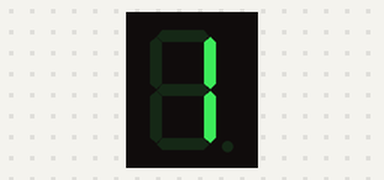
Bench run of a sketch on a simulated Arduino Uno, built with avr-gcc and run on an emulated ATmega328P. Parts: 1-digit seven-segment display. Wiring (inferred from the names in the program): 1-digit 7-segment display, segments lit when HIGH: segments pin 2, pin 3, pin 4, pin 5, pin 6, pin 7, pin 8, pin 9. The segment pins are drawn as the display they are named for.

Above: at 0.1 s.
At 0.5 s:
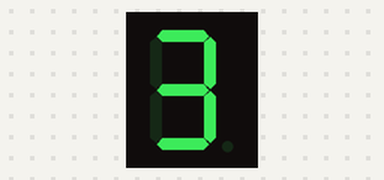
At 0.9 s:
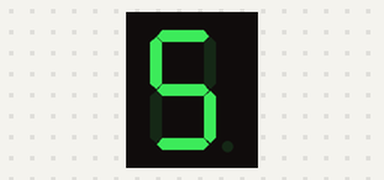
At 1.7 s:
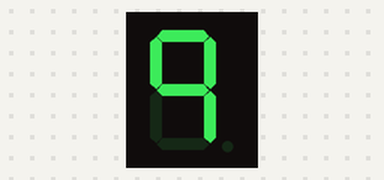
At 2.7 s:
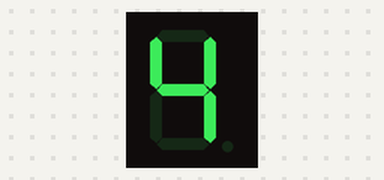
At 3.5 s:
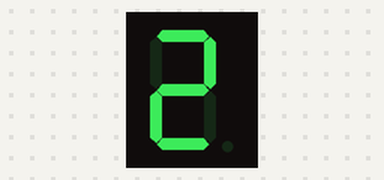

The sketch:

oppgave_20c_del_2.ino
```cpp
void setup() {
  // put your setup code here, to run once:
  pinMode(2, OUTPUT); //utgangen til Bein A
  pinMode(3, OUTPUT); //utgangen til Bein B
  pinMode(4, OUTPUT); //utgangen til Bein G
  pinMode(5, OUTPUT); //utgangen til Bein E
  pinMode(6, OUTPUT); //utgangen til Bein D
  pinMode(7, OUTPUT); //utgangen til Bein F
  pinMode(8, OUTPUT); //utgangen til Bein G
  pinMode(9, OUTPUT); //utgangen til Bein DP
}

void loop() {
  // put your main code here, to run repeatedly:
  for (int i = 1; i <= 8; i += 1) {
    switch (i) {
      case 0:
        tallviser (1, 1, 1, 1, 1, 1, 0); //displayer tallet 0
        break;
      case 1:
        tallviser (0, 1, 1, 0, 0, 0, 0); //displayer tallet 1
        break;
      case 2:
        tallviser (1, 1, 0, 1, 1, 0, 1); //displayer tallet 2
        break;
      case 3:
        tallviser (1, 1, 1, 1, 0, 0, 1); //displayer tallet 3
        break;
      case 4:
        tallviser (0, 1, 1, 0, 0, 1, 1); //displayer tallet 4
        break;
      case 5:
        tallviser (1, 0, 1, 1, 0, 1, 1); //displayer tallet 5
        break;
      case 6:
        tallviser (1, 0, 1, 1, 1, 1, 1); //displayer tallet 6
        break;
      case 7:
        tallviser (1, 1, 1, 0, 0, 0, 0); //displayer tallet 7
        break;
      case 8:
        tallviser (1, 1, 1, 1, 1, 1, 1); //displayer tallet 8
        break;
      case 9:
        tallviser (1, 1, 1, 0, 0, 1, 1); //displayer tallet 9
        break;
    }
  }


  for (int i = 9; i >= 2; i -= 1) {
    switch (i) {
      case 0:
        tallviser (1, 1, 1, 1, 1, 1, 0); //displayer tallet 0
        break;
      case 1:
        tallviser (0, 1, 1, 0, 0, 0, 0); //displayer tallet 1
        break;
      case 2:
        tallviser (1, 1, 0, 1, 1, 0, 1); //displayer tallet 2
        break;
      case 3:
        tallviser (1, 1, 1, 1, 0, 0, 1); //displayer tallet 3
        break;
      case 4:
        tallviser (0, 1, 1, 0, 0, 1, 1); //displayer tallet 4
        break;
      case 5:
        tallviser (1, 0, 1, 1, 0, 1, 1); //displayer tallet 5
        break;
      case 6:
        tallviser (1, 0, 1, 1, 1, 1, 1); //displayer tallet 6
        break;
      case 7:
        tallviser (1, 1, 1, 0, 0, 0, 0); //displayer tallet 7
        break;
      case 8:
        tallviser (1, 1, 1, 1, 1, 1, 1); //displayer tallet 8
        break;
      case 9:
        tallviser (1, 1, 1, 0, 0, 1, 1); //displayer tallet 9
        break;
    }
  }
}

void tallviser(bool a, bool b, bool c, bool d, bool e, bool f, bool g) {
  digitalWrite(2, a); //setter bein A høy
  digitalWrite(3, b); //setter bein B høy
  digitalWrite(4, c); //setter bein G høy
  digitalWrite(5, d); //setter bein E høy
  digitalWrite(6, e); //setter bein D høy
  digitalWrite(7, f); //setter bein F høy
  digitalWrite(8, g); //setter bein G høy
  delay(200);
}
```

Measured:
- by itself, everything shown: repeats every 3.2 s, in 16 steps
